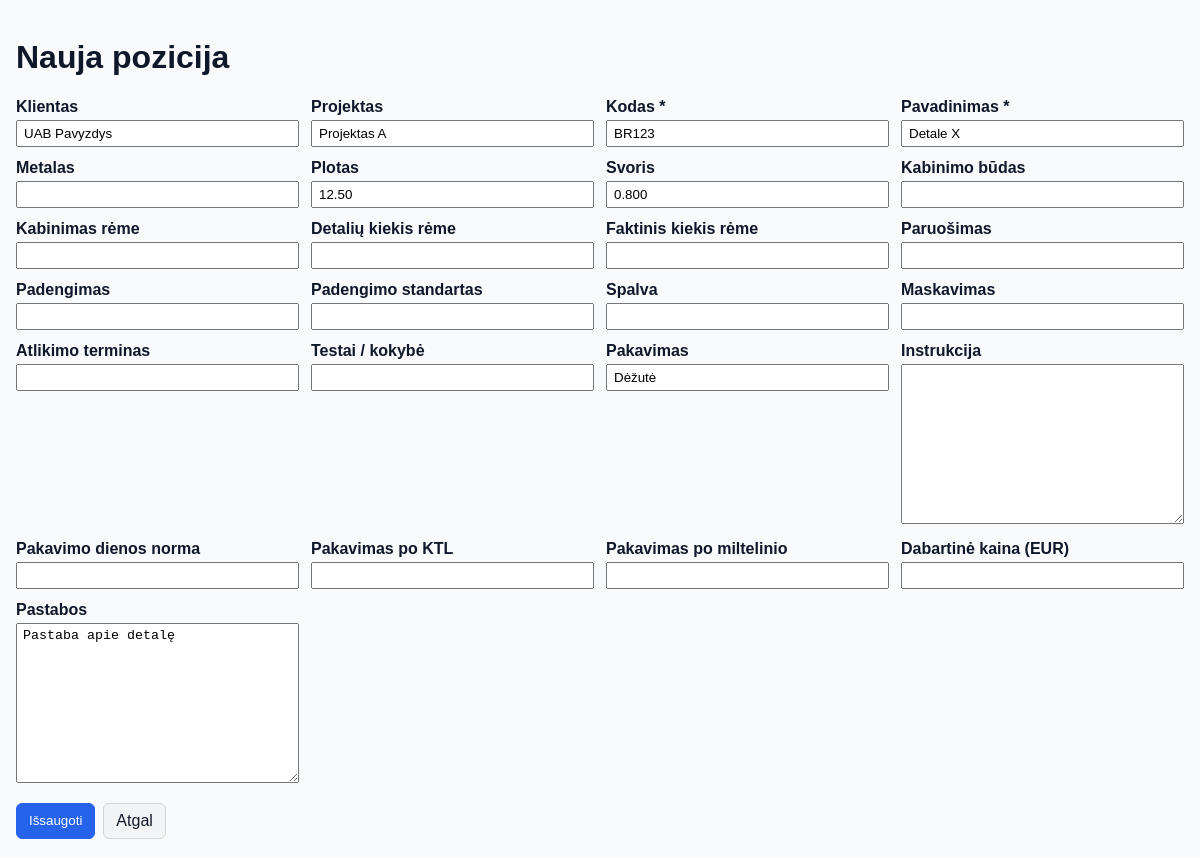
Screenshot of /pozicijos/47/redaguoti/ with the database file from the repository.
### pozicijos/models.py (models this page shows, shortened)
class Pozicija(models.Model):
    klientas = models.CharField("Klientas", max_length=255, null=True, blank=True)
    projektas = models.CharField("Projektas", max_length=255, null=True, blank=True)
    poz_kodas = models.CharField("Kodas", max_length=100)
    poz_pavad = models.CharField("Pavadinimas", max_length=255)
    metalas = models.CharField("Metalas", max_length=120, null=True, blank=True)
    plotas = models.DecimalField("Plotas", max_digits=10, decimal_places=2, null=True, blank=True)
    svoris = models.DecimalField("Svoris", max_digits=10, decimal_places=3, null=True, blank=True)
    kabinimo_budas = models.CharField("Kabinimo būdas", max_length=120, null=True, blank=True)
    kabinimas_reme = models.CharField("Kabinimas rėme", max_length=120, null=True, blank=True)
    detaliu_kiekis_reme = models.IntegerField("Detalių kiekis rėme", null=True, blank=True)
    faktinis_kiekis_reme = models.IntegerField("Faktinis kiekis rėme", null=True, blank=True)
    paruosimas = models.CharField("Paruošimas", max_length=200, null=True, blank=True)
    padengimas = models.CharField("Padengimas", max_length=200, null=True, blank=True)
    padengimo_standartas = models.CharField("Padengimo standartas", max_length=200, null=True, blank=True)
    spalva = models.CharField("Spalva", max_length=120, null=True, blank=True)
    maskavimas = models.CharField("Maskavimas", max_length=200, null=True, blank=True)
    atlikimo_terminas = models.DateField("Atlikimo terminas", null=True, blank=True)
    testai_kokybe = models.CharField("Testai / kokybė", max_length=255, null=True, blank=True)
    pakavimas = models.CharField("Pakavimas", max_length=255, null=True, blank=True)
    instrukcija = models.TextField("Instrukcija", null=True, blank=True)
    pakavimo_dienos_norma = models.CharField("Pakavimo dienos norma", max_length=120, null=True, blank=True)
    pak_po_ktl = models.CharField("Pakavimas po KTL", max_length=255, null=True, blank=True)
    pak_po_milt = models.CharField("Pakavimas po miltelinio", max_length=255, null=True, blank=True)
    kaina_eur = models.DecimalField("Dabartinė kaina (EUR)", max_digits=12, decimal_places=2, null=True, blank=True)
    pastabos = models.TextField("Pastabos", null=True, blank=True)
    created = models.DateTimeField("Sukurta", auto_now_add=True, null=True, blank=True)
    updated = models.DateTimeField("Atnaujinta", auto_now=True, null=True, blank=True)
    class Meta:
        ordering = ["-created", "-id"]
        verbose_name = "Pozicija"
        verbose_name_plural = "Pozicijos"

### pozicijos/views.py (the view)
# urls.py: path("<int:pk>/redaguoti/", views.pozicija_edit, name="edit"),
def pozicija_edit(request, pk):
    poz = get_object_or_404(Pozicija, pk=pk)
    if request.method == "POST":
        form = PozicijaForm(request.POST, request.FILES, instance=poz)
        if form.is_valid():
            form.save()
            return redirect("pozicijos:detail", pk=poz.pk)
    else:
        form = PozicijaForm(instance=poz)
    return render(request, "pozicijos/form.html", {"form": form, "pozicija": poz})

### pozicijos/forms.py
class PozicijaForm(forms.ModelForm):
    class Meta:
        model = Pozicija
        fields = [
            "klientas",
            "projektas",
            "poz_kodas",
            "poz_pavad",
            "metalas",
            "plotas",
            "svoris",
            "kabinimo_budas",
            "kabinimas_reme",
            "detaliu_kiekis_reme",
            "faktinis_kiekis_reme",
            "paruosimas",
            "padengimas",
            "padengimo_standartas",
            "spalva",
            "maskavimas",
            "atlikimo_terminas",
            "testai_kokybe",
            "pakavimas",
            "instrukcija",
            "pakavimo_dienos_norma",
            "pak_po_ktl",
            "pak_po_milt",
            "kaina_eur",
            "pastabos",
        ]

### pozicijos/templates/pozicijos/form.html (shortened to what this page needs)
{% extends "base.html" %}
{% load static %}
{% block content %}
<h1>{% if object %}Redaguoti poziciją{% else %}Nauja pozicija{% endif %}</h1>
<form method="post">
  <div class="form-grid">
    {% for field in form %}
      <div class="form-group">
        <label for="{{ field.id_for_label }}">
          {{ field.label }}{% if field.field.required %} *{% endif %}
        </label>
        {{ field }}
      </div>
    {% endfor %}
  </div>
  <div class="form-actions">
    <button type="submit" class="btn btn-primary">Išsaugoti</button>
    <a href="{% url 'pozicijos:list' %}" class="btn btn-secondary">Atgal</a>
  </div>
</form>
{% endblock %}

### detaliu_registras/static/detaliu_registras/css/style.css (style rules this page uses)
body { font-family: Arial, sans-serif; margin: 0; padding: 0; min-height: 100vh; display: flex; flex-direction: column; }
body { min-height:100vh; height:auto; }

### templates/base.html (style rules this page uses)
:root { --app-header-offset: 0px; }
body { margin:0; font-family:system-ui,-apple-system,Segoe UI,Roboto,Ubuntu,"Helvetica Neue",Arial,"Noto Sans","Liberation Sans",sans-serif; background:#f8fafc; color:#0f172a; }
a.btn,button.btn { display:inline-block;padding:8px 12px;border-radius:6px; border:1px solid #2563eb;background:#2563eb;color:#fff; text-decoration:none;cursor:pointer }
a.btn-secondary,button.btn-secondary { background:#f3f4f6;color:#111827;border-color:#d1d5db }

### pozicijos/templates/pozicijos/form.html (style rules this page uses)
.form-grid { display: grid; grid-template-columns: repeat(auto-fit, minmax(230px, 1fr)); gap: 12px; margin-bottom: 1rem; }
.form-group label { display: block; font-weight: 600; margin-bottom: 4px; }
.form-group input, .form-group select, .form-group textarea { width: 100%; box-sizing: border-box; padding: 4px 6px; }
.form-actions { display: flex; gap: 8px; }

### rows the page displays
Pozicija: form "UAB Pavyzdys" "Projektas A" "BR123" "Detale X" "12.50" "0.800" "Dėžutė" "Pastaba apie detalę"

### other values shown
{{ field.label }} "Klientas" "Projektas" "Kodas" "Pavadinimas" "Metalas" "Plotas" "Svoris" "Kabinimo būdas" "Kabinimas rėme" "Detalių kiekis rėme" "Faktinis kiekis rėme" "Paruošimas" "Padengimas" "Padengimo standartas" "Spalva" "Maskavimas" "Atlikimo terminas" "Testai / kokybė" "Pakavimas" "Instrukcija" "Pakavimo dienos norma" "Pakavimas po KTL" "Pakavimas po miltelinio" "Dabartinė kaina (EUR)" "Pastabos"
